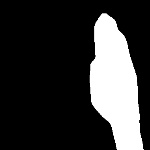
#> input picture GestureData/Palm/img1079.jpg, 150 x 150 px; the run also reads 1 picture not shown here
$ jupyter execute preprocessing.ipynb
#> lines starting #> are read from the running program, lines starting #| are printed output that depends on the picture; after the words box and inside, x2 and y2 are one past the last pixel; in counts of white or black regions, pixels touching at a corner belong together
#> pass 3 of the loop `for i in gestures:`:
[cell 1]
import glob
import numpy as np

[cell 2]
import cv2
import random

[cell 3]
gestures = ['Palm','Two','Fist']

img_paths = []

for i in gestures:
    img_paths = img_paths + glob.glob(f"../GestureData/{i}/*.jpg")

img_paths.sort()
len(img_paths)

[cell 4]
def get_bounds(img):
    print(img.shape)
    row_m = np.argmax(img>0,axis=0)
    col_m = np.argmax(img>0,axis=1)

    top = np.argmax(row_m>0)
    down = np.shape(row_m)[0] - np.argmax(row_m[::-1]>0)

    left = np.argmax(col_m>0)
    right = np.shape(col_m)[0] - np.argmax(col_m[::-1]>0)

    return top,down,left,right
def process(img):
    ret,img = cv2.threshold(img,70,255,cv2.THRESH_BINARY)
    ih,iw = img.shape
    #print(ih,iw)
    top,down,left,right = get_bounds(img)
    top = max(top,0)
    down = min(down,ih)
    left = max(left,0)
    right = min(right,iw)
    #img = img[top:down,left:right]
    img1 = img[left:right,top:down]
    pad1 = int((right-left)*0.2)
    pad2 = int((down-top)*0.15)

    img1 = np.pad(img1,[(pad1,pad1),(pad2,pad2)],'constant')

    img1 = cv2.resize(img1,(120,200),interpolation = cv2.INTER_CUBIC)

    return img1

for path in random.choices(img_paths,k=15):
    cv2.imshow("orig",cv2.imread(path,0))
    cv2.imshow("frame",process(cv2.imread(path,0)))
#> in process, `ret,img = cv2.threshold(img,70,255,cv2.THRESH_BINARY)`:
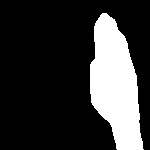
#> img: shape (150, 150); 21.3% white; 1 white region, box (x1, y1, x2, y2) and area: (90, 13, 144, 150) 4792
#| (150, 150)
#> in get_bounds, `row_m = np.argmax(img>0,axis=0)`: row_m = 150 values, max 149 at index 143, min 0 at index 0, mean 16.36
#> in get_bounds, `col_m = np.argmax(img>0,axis=1)`: col_m = 150 values, max 117 at index 149, min 0 at index 0, mean 89.51
#> in get_bounds, `top = np.argmax(row_m>0)`: top = 90
#> in get_bounds, `down = np.shape(row_m)[0] - np.argmax(row_m[::-1]>0)`: down = 144
#> in get_bounds, `left = np.argmax(col_m>0)`: left = 13
#> in get_bounds, `right = np.shape(col_m)[0] - np.argmax(col_m[::-1]>0)`: right = 150
#> in process, `top,down,left,right = get_bounds(img)`: top = 90; down = 144; left = 13; right = 150
#> in process, `img1 = img[left:right,top:down]`:
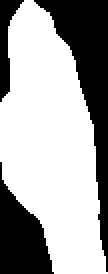
#> img1: shape (137, 54) (shown 2 times larger); 64.8% white; 3 black regions, box (x1, y1, x2, y2) and area: (17, 0, 54, 136) 1510, (0, 81, 27, 137) 834, (0, 0, 12, 51) 262
#> in process, `pad1 = int((right-left)*0.2)`: pad1 = 27
#> in process, `pad2 = int((down-top)*0.15)`: pad2 = 8
#> in process, `img1 = np.pad(img1,[(pad1,pad1),(pad2,pad2)],'constant')`:
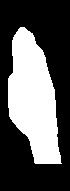
#> img1: shape (191, 70); 35.8% white; 1 white region, box (x1, y1, x2, y2) and area: (8, 27, 62, 164) 4792
#> in process, `img1 = cv2.resize(img1,(120,200),interpolation = cv2.INTER_CUBIC)`:
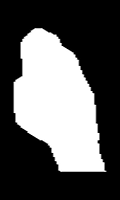
#> img1: shape (200, 120); min 0, max 255, mean 91.4
#> pass 3 of the loop `for path in random.choices(img_paths,k=15):`:
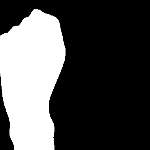
#> input picture GestureData/Fist/img1242.jpg, 150 x 150 px
#> in process (call 3), `ret,img = cv2.threshold(img,70,255,cv2.THRESH_BINARY)`:
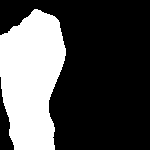
#> img: shape (150, 150); 31% white; 1 white region, box (x1, y1, x2, y2) and area: (0, 9, 66, 150) 6968
#| (150, 150)
#> in process (call 3), `top,down,left,right = get_bounds(img)`: top = 0; down = 66; left = 9
#> pad1 = 28
#> pad2 = 9
#> in process (call 3), `img1 = cv2.resize(img1,(120,200),interpolation = cv2.INTER_CUBIC)`:
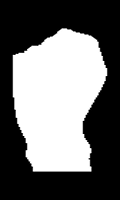
#> img1: shape (200, 120); min 0, max 255, mean 107.4
#> the loop made 15 passes; the first 3 are shown
    cv2.waitKey(1000)
    cv2.destroyAllWindows()

[cell 5]
X = []
#> X = []
i = 0
for path in img_paths:
    print(i)
    X.append(process(cv2.imread(path,0)))
#| (150, 150)
    i += 1

[cell 6]
labels = []
ges = {"Palm":0,"Two":1,"Fist":2}
i = 0
for path in img_paths:
    label = path.split('/')[2]
    labels.append(ges[label])

print(len(labels))

[cell 7]
X = np.array(X)
labels = np.array(labels)
print(X.shape,labels.shape)
#| (2, 200, 120) (2,)

[cell 8]
X = np.expand_dims(X,axis=-1)
X.shape
#> Out = (2, 200, 120, 1)
